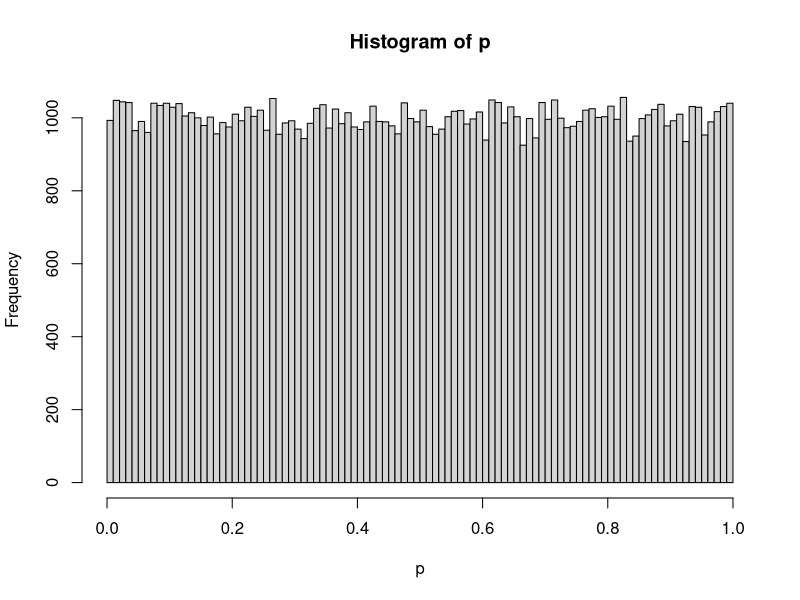
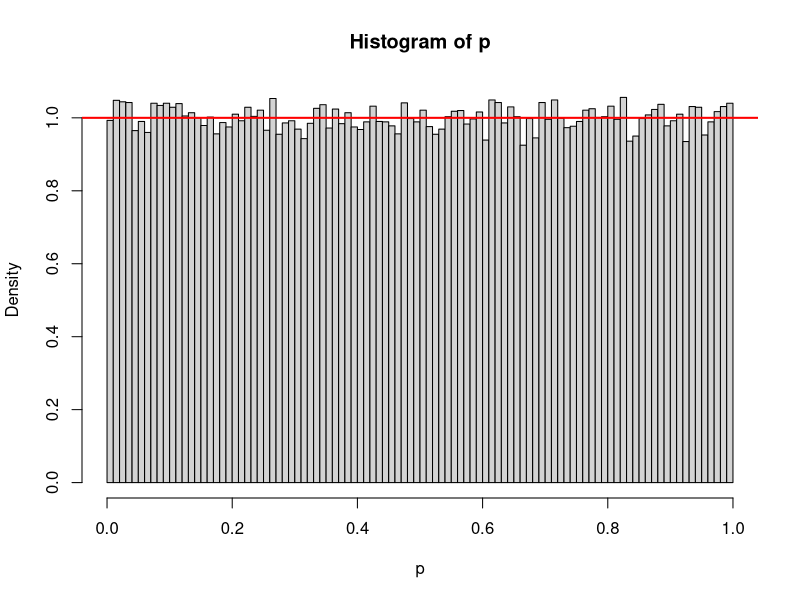
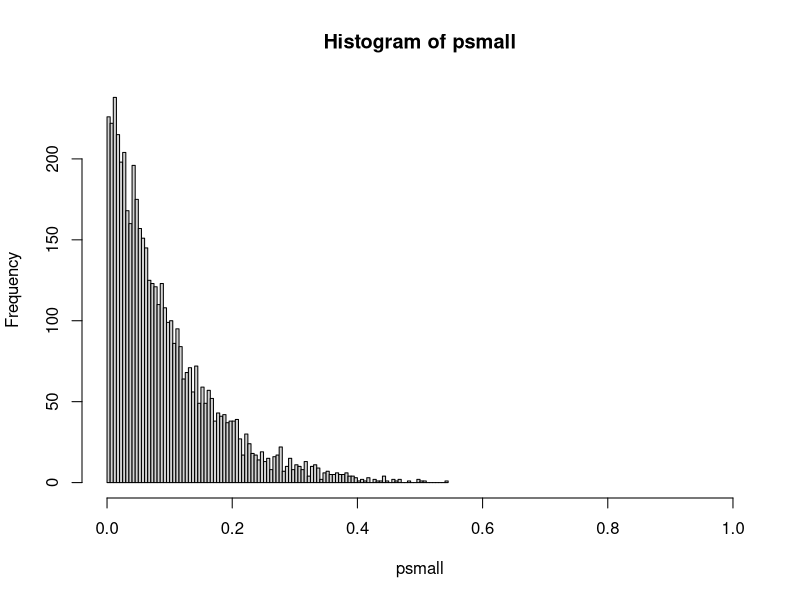
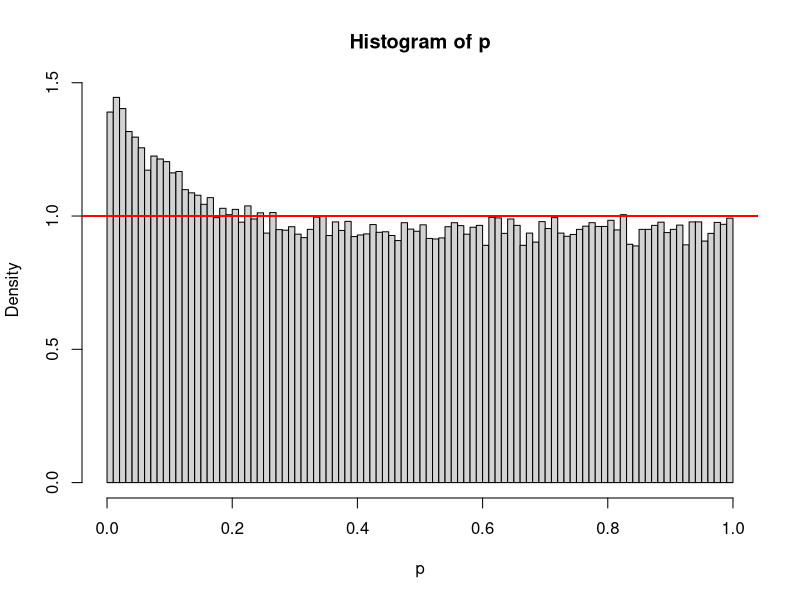
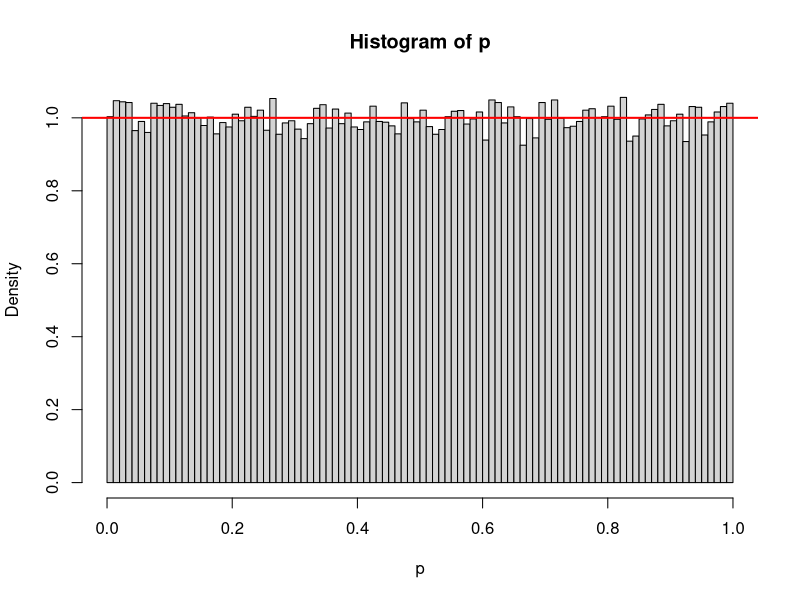

These figures' R source, in order:
## ---- chunk 1
knitr::opts_chunk$set(echo=TRUE, fig.align="center")
## ---- chunk 2
# install.packages("BiocManager")
# BiocManager::install("qvalue")
library(qvalue)
## ---- chunk 3
# 100,000 independent p-values under the null
set.seed(1)
n <- 1e5
p <- runif(n)
hist(p,breaks=101,col="lightgrey")
hist(p,breaks=101,col="lightgrey",prob=T)
abline(h=1,lwd=2,col="red")
## ---- chunk 4
# 100,000 independent p-values under the null
set.seed(1)
p <- runif(n)
# 5,000 p-values under some alternatives
ns <- 5000
psmall <- rbeta(ns,1,10)
hist(psmall,breaks=101,col="lightgrey",xlim=c(0,1))
# replace 5,000 null p-values at random entries
wh <- sample(1:n,size=ns)
p[wh] <- psmall
hist(p,breaks=101,col="lightgrey",prob=T)
abline(h=1,lwd=2,col="red")

# bonferroni cut-off
cut.b <- 0.05/n 
cut.b
min(p)
min(p)*n
which(p<cut.b)
p.b <- p.adjust(p,method="bonferroni")
min(p.b)

# q-values
q <- qvalue(p)
q$pi0
wh <- order(q$pvalues)
cbind(q$pvalues,q$qvalues)[wh,][1:20,]
## ---- chunk 5
# 100,000 independent p-values under the null
set.seed(1)
p <- runif(n)
# 10 p-values under some alternatives
ns <- 10
psmall <- runif(10,0,1e-6)
# replace 10 null p-values at random entries
wh <- sample(1:n,size=ns)
p[wh] <- psmall
hist(p,breaks=101,col="lightgrey",prob=T)
abline(h=1,lwd=2,col="red")

# bonferroni cut-off
cut.b <- 0.05/n 
cut.b
min(p)
min(p)*n
which(p<cut.b)
p[which(p<cut.b)]
p.b <- p.adjust(p,method="bonferroni")
min(p.b)
which(p.b<0.05)
p.b[which(p.b<0.05)]

# q-values
q <- qvalue(p)
wh <- order(q$pvalues)
cbind(q$pvalues,q$qvalues)[wh,][1:20,]

# benjamini-hochberg
psort <- sort(p)
table(psort < (1:n)/n*0.05)
max(which(psort < (1:n)/n*0.05))
psort[1:11]
p.bh <- p.adjust(p,method="BH")
which(p.bh<0.05)
